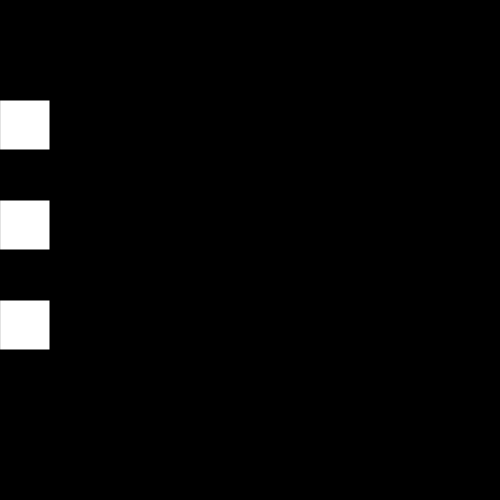
Frame 1 (no input)
Frame 60 (no input): identical to frame 1, image omitted
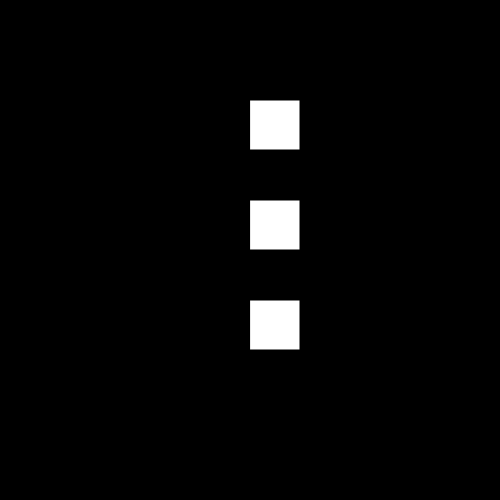
Frame 120 (the mouse pressed at the canvas centre since frame 60)

The p5.js sketch that drew these frames (run headless with seeded random() and noise() and a simulated clock; from frame 60 on, the mouse is pressed at the canvas centre):

// p5.js sketch
// ── sketch.js
function setup() {
    //sets up the canvas and size
    createCanvas(500, 500);
    //sets background color to white
    background(0, 0, 0);
}

function draw() {
    background(0, 0, 0);
    square(mouseX, 100, 50);
    square(mouseX, 200, 50);
    square(mouseX, 300, 50);
}

function mouseClicked() {
    let r = random (0, 255);
    let g = random (0, 255);
    let b = random (0, 255);
    fill(r, g, b)
}
